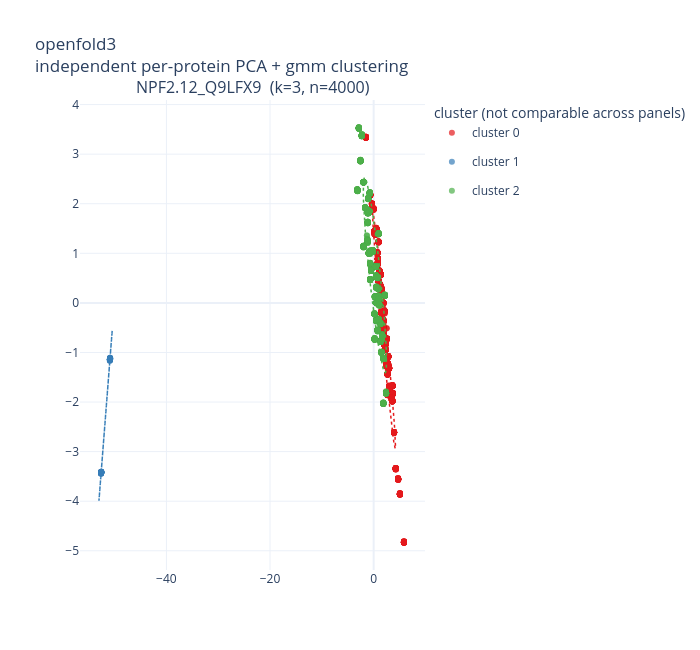

Notebook cell for this chart:
### Markdown cell above
### `openfold3`

OpenFold3 -- fully open reimplementation and retraining of the AF3 architecture.

### Code cell
plot_backend_clustering("openfold3")
